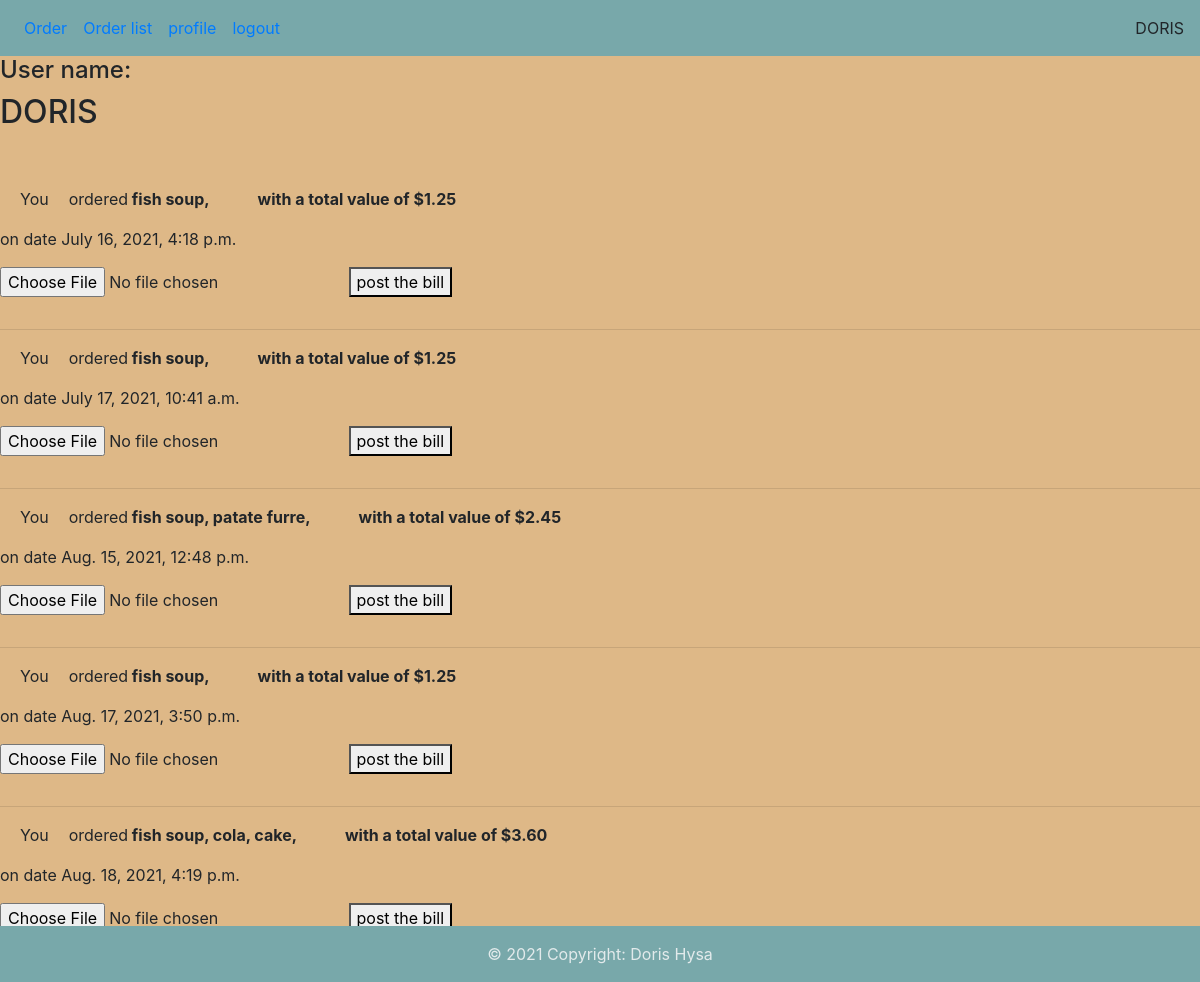
The page /profile/ (signed in) on the database as committed earlier.
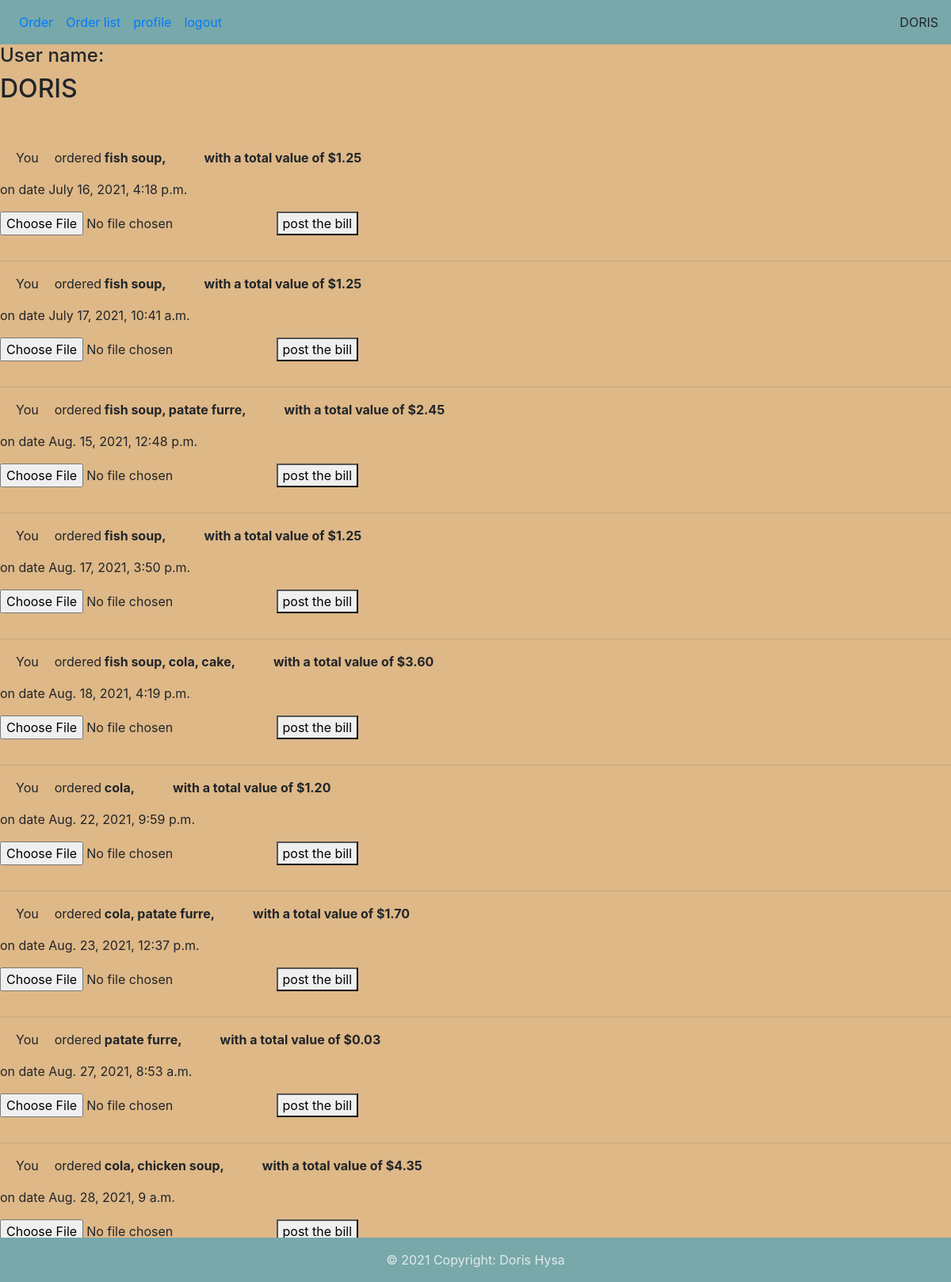
The same page on the database as committed later.
### food/models.py (models this page shows, shortened)
class OrderModel(models.Model):
    created_on = models.DateTimeField(auto_now_add=True)
    fatura = models.ImageField(null=True, blank=True, upload_to="images/")
    date = models.DateField(auto_now_add=True)
    price = models.DecimalField(max_digits=5, decimal_places=2)
    items = models.ManyToManyField('FoodMenu', related_name='order', blank=True)
    employee = models.ForeignKey(User, on_delete=models.CASCADE)
    class Meta:
        db_table = "food_ordermodel"

class FoodMenu(models.Model):
    name = models.CharField(max_length=100)
    description = models.TextField()
    price = models.DecimalField(max_digits=5, decimal_places=2)
    category = models.ManyToManyField('Category', related_name='item')
    created = models.DateTimeField(auto_now_add=True)
    def __str__(self):
        return self.name

### food/views.py (the view)
# urls.py: path('profile/',  views.UploadFile, name='profile'),
def UploadFile(request):
    useri = OrderModel.objects.filter(employee__username__contains=request.user)
    if request.method == 'POST':
        obj = OrderModel.objects.get(pk=1)
        obj.fatura = request.FILES['fatura']
        obj.save()
        messages.success(request, "product saved")
        return redirect('/')
    context = {
            'useri': useri,
        }
    return render(request, 'users/profile.html', context)

### users/templates/users/profile.html (shortened to what this page needs)
{% extends "food/base.html" %}
{% load crispy_forms_tags %}
{% block content %}
<div class="profile">
    <div class="content-section">
      <div class="media">
        <div class="media-body">
          <h4>User name:</h4>
          <h2 class="account-heading">{{ user.username.upper }}</h2>
        </div>
      </div>
    </div>
      <div class="pt-5">
        {% for app in useri %}
        <div class="row">
            <div class="col-md-8 col-sm-12">
                <div class="d-flex flex-row">
                    <div class="form-group form-check">
                        <label class="form-check-label">You </label>
                    </div>
                <div class="form-group form-check">
                      <label class="form-check-label"> ordered<b>{% for y in app.items.all %} {{y}}, {% endfor %}</b></label>
            </div>
                    <p class="font-weight-bold pl-5">with a total value of ${{ app.price }}</p>
        </div>
                <p> on date {{ app.created_on }}</p>
                <form method = "POST" enctype="multipart/form-data" >
                  <input type="file" required name ="fatura" >
                  <button type="submit">post the bill</button>
                </form>
        </div>
      </div>
        <hr />
        {% endfor %}
</div>
{% endblock content %}

### food/templates/food/base.html (shortened to what this page needs)
{% load static %}
<html lang="en">
<head>
    <link rel="stylesheet" href="https://maxcdn.bootstrapcdn.com/bootstrap/4.0.0/css/bootstrap.min.css">
    <link rel="stylesheet" href="{% static 'css/main.css' %}">
</head>
<body class="body" >
    {% include 'food/nav.html'%}
    {% block content %}
    {% load static %}
    {% endblock content%}
    {% include 'food/copyright.html'%}
</body>
</html>

### food/templates/food/nav.html
{% load static %}
<nav class="navbar sticky-top navbar-expand-lg" id="navbar">
    <div class="collapse navbar-collapse" id="navbarToggleExternalContent">
      {% if user.is_authenticated %}
        <ul class="navbar-nav mr-auto">
          <li class="nav-item active">
            <a class="nav-link" href="{% url 'order' %}">Order <span class="sr-only">(current)</span></a>
          </li>
          <li class="nav-item">
            <a class="nav-link" href="{% url 'ordered' %}">Order list</a>
          </li>
          <li class="nav-item">
            <a class="nav-link" href="{% url 'profile' %}"> profile</a>
          </li>
          <li class="nav-item">
            <a class="nav-link" href="{% url 'logout' %}"> logout</a>
          </li>
        </ul>
        <span class="navbar-text">
          {{ user.username.upper }}
        </span>
      {% else %}
        <a class="navbar-brand" href="{% url 'login' %}"> Login </a>
      {% endif %}
    </div>
  </nav>

### food/templates/food/copyright.html
<footer class="page-footer font-small indigo fixed-bottom" id="footer">
    <div class="footer-copyright text-center py-3">&copy; 2021 Copyright: Doris Hysa
    </div>
</footer>

### food/static/css/main.css (style rules this page uses)
.profile { background-color: burlywood; }
#navbar { background-color: rgb(120, 168, 170); }
#footer { background-color: rgb(120, 168, 170); margin-top: 5px; color: rgb(226, 234, 235); }

Rows that differ between the two databases and show on the page:
added OrderModel: price "1.20", created_on "Aug. 22, 2021, 9:59 p.m.", FoodMenu (name "cola")
added OrderModel: price "1.70", created_on "Aug. 23, 2021, 12:37 p.m.", FoodMenu (name "cola"), FoodMenu (name "patate furre")
added OrderModel: price "0.03", created_on "Aug. 27, 2021, 8:53 a.m.", FoodMenu (name "patate furre")
added OrderModel: price "4.35", created_on "Aug. 28, 2021, 9 a.m.", FoodMenu (name "cola")
now on this page (row unchanged): FoodMenu: name "chicken soup", shown under "4.35"
